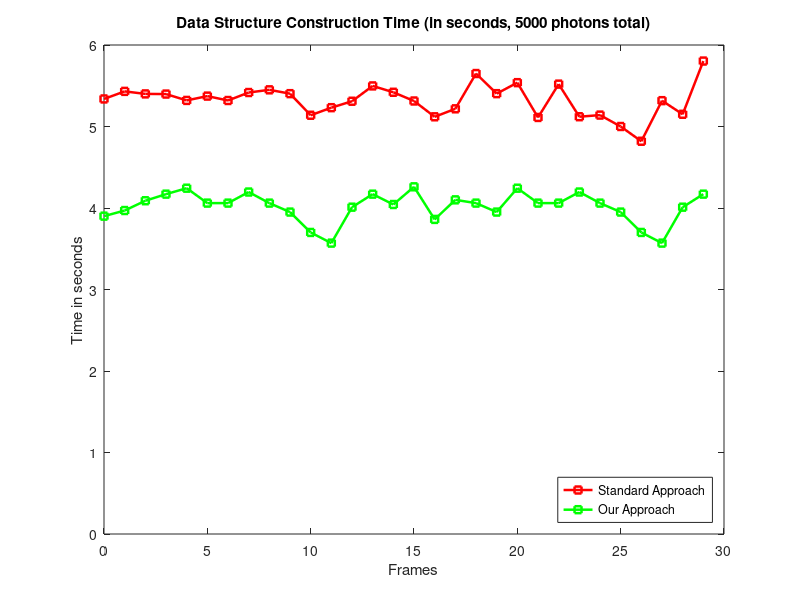
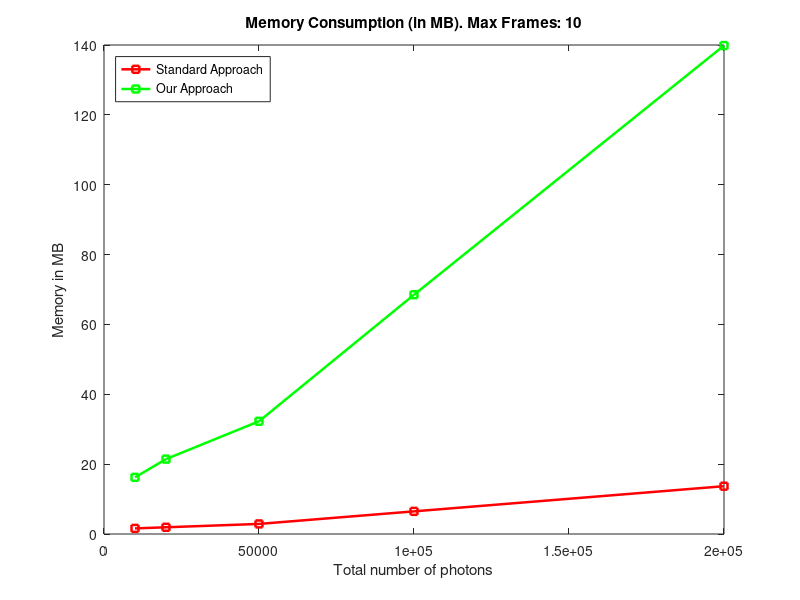
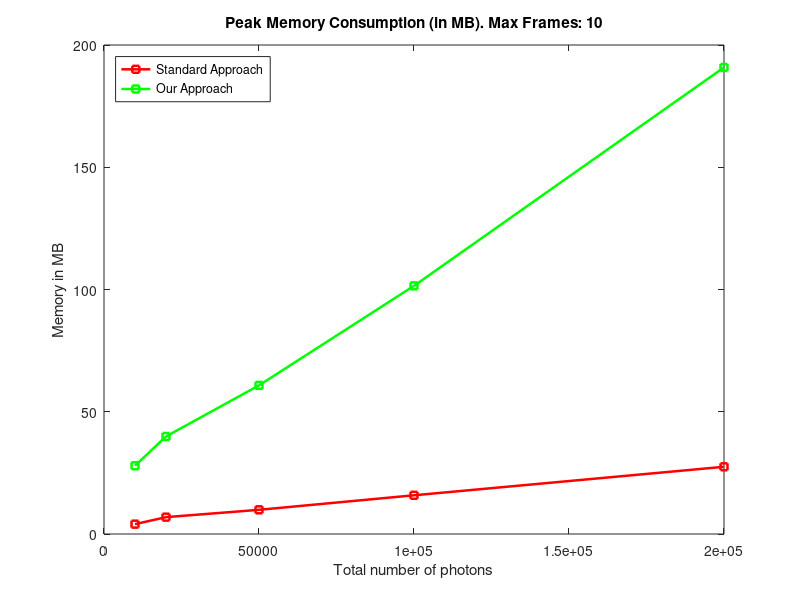
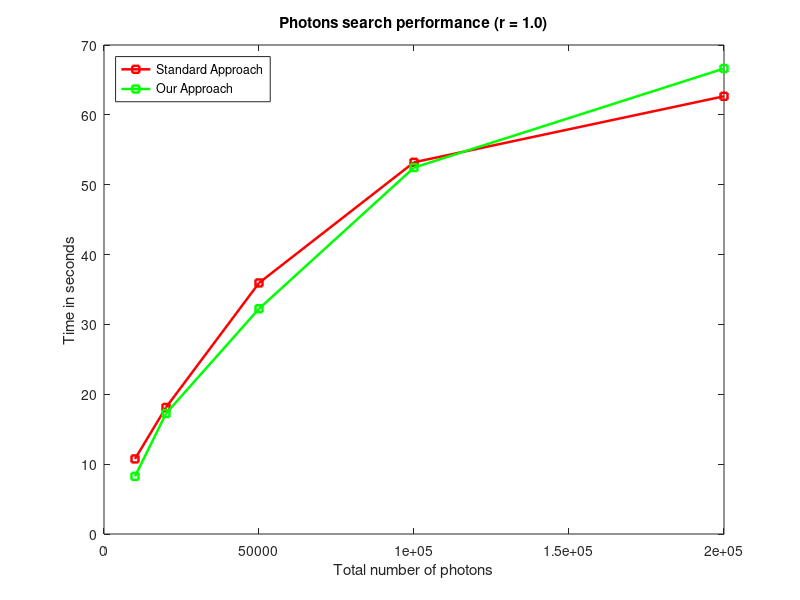

Recreate these plots in MATLAB, in order.
% Data structure construction time 

figure(1) 

% X-Axis Frames 
x=[0 1 2 3 4 5 6 7 8 9 10 11 12 13 14 15 16 17 18 19 20 21 22 23 24 25 26 27 28 29]; 

% Y-Axis Construction Time

% Standard Approach 
y=[5.338 5.431 5.400 5.398 5.320 5.373 5.319 5.417 5.450 5.403 5.138 5.231 5.310 5.498 5.420 5.313 5.119 5.217 5.650 5.403 5.538 5.111 5.520 5.12 5.14 5.0 4.819 5.317 5.150 5.803];

% New approach 
y2=[3.9 3.969 4.089 4.17 4.243 4.06 4.06 4.196 4.060 3.95 3.7 3.569 4.01 4.17 4.043 4.26 3.86 4.1 4.060 3.95 4.243 4.06 4.06 4.196 4.060 3.95 3.7 3.569 4.01 4.17];

plot(x, y, '-rs', 'LineWidth', 1.8, 'MarkerSize', 5);
hold;
plot(x, y2, '-gs', 'LineWidth', 1.8, 'MarkerSize', 5); 

% text(9, y2(9), '\leftarrow sin(-\pi\div4)'); 

set(gca,'YLim',[0 6])

legend('Standard Approach','Our Approach', 'Location', 'SouthEast')
xlabel('Frames'); 
ylabel('Time in seconds'); 

title('Data Structure Construction Time (in seconds, 5000 photons total)')

hold on

%%%%%%%%%%%%%%%%%%%%%%%%%%%%%%%%%%%%%%%%%%%%%%%%%%%%%%%%%%%%%%%%%%%%%%%%%%
% Memory consumption 

figure(2)

% X-Axis: Number of photons 
x=[10000, 20000, 50000, 100000, 200000];

% Y-Axis: MB
y1 = [1.606, 1.925, 2.884, 6.485, 13.684];

y2 = [16.221, 21.4425, 32.27, 68.5, 139.84]; 

plot(x, y1, '-rs', 'LineWidth', 1.8, 'MarkerSize', 5);
hold;
plot(x, y2, '-gs', 'LineWidth', 1.8, 'MarkerSize', 5); 

legend('Standard Approach','Our Approach', 'Location', 'NorthWest')
xlabel('Total number of photons'); 
ylabel('Memory in MB'); 

title('Memory Consumption (in MB). Max Frames: 10')

hold on 

% %%%%%%%%%%%%%%%%%%%%%%%%%%%%%%%%%%%%%%%%%%%%%%%%%%%%%%%%%%%%%%%%%%%%%%%%%%
% Memory consumption in construction 

figure(3)

% X-Axis: Number of photons 
x=[10000, 20000, 50000, 100000, 200000];

% Y-Axis: MB
y1 = [4.028, 6.894, 9.891, 15.835, 27.490];

y2 = [27.916, 39.894, 60.782, 101.5, 190.831]; 

plot(x, y1, '-rs', 'LineWidth', 1.8, 'MarkerSize', 5);
hold;
plot(x, y2, '-gs', 'LineWidth', 1.8, 'MarkerSize', 5); 

legend('Standard Approach','Our Approach', 'Location', 'NorthWest')
xlabel('Total number of photons'); 
ylabel('Memory in MB'); 

title('Peak Memory Consumption (in MB). Max Frames: 10')

hold on 
% 
% %%%%%%%%%%%%%%%%%%%%%%%%%%%%%%%%%%%%%%%%%%%%%%%%%%%%%%%%%%%%%%%%%%%%%%%%%%
% Photon search with different number of photons 

figure(4)

% X-Axis: Number of photons 
x=[10000, 20000, 50000, 100000, 200000];

% Y-Axis: MB
y1 = [10.745, 18.118, 35.939, 53.210, 62.660];

y2 = [8.247, 17.252, 32.247, 52.453, 66.629]; 

plot(x, y1, '-rs', 'LineWidth', 1.8, 'MarkerSize', 5);
hold;
plot(x, y2, '-gs', 'LineWidth', 1.8, 'MarkerSize', 5); 

legend('Standard Approach','Our Approach', 'Location', 'NorthWest')
xlabel('Total number of photons'); 
ylabel('Time in seconds'); 

title('Photons search performance (r = 1.0)')

hold on 
% 
% %%%%%%%%%%%%%%%%%%%%%%%%%%%%%%%%%%%%%%%%%%%%%%%%%%%%%%%%%%%%%%%%%%%%%%%%%%
% Photon search with different query radius

figure(5)

% X-Axis: query radius
x=[0.5, 0.75, 1.0, 1.25, 1.5];

% Y-Axis: time(sec) 
y1 = [13.560, 23.107, 29.522, 35.374, 39.786];

y2 = [12.983, 21.653, 27.861, 31.989, 34.833]; 

plot(x, y1, '-rs', 'LineWidth', 1.8, 'MarkerSize', 5);
hold;
plot(x, y2, '-gs', 'LineWidth', 1.8, 'MarkerSize', 5); 

legend('Standard Approach', 'Our Approach', 'Location', 'NorthWest')
xlabel('Query radius'); 
ylabel('Time in seconds'); 

title('Photons search performance (50000 photons)')

hold on  